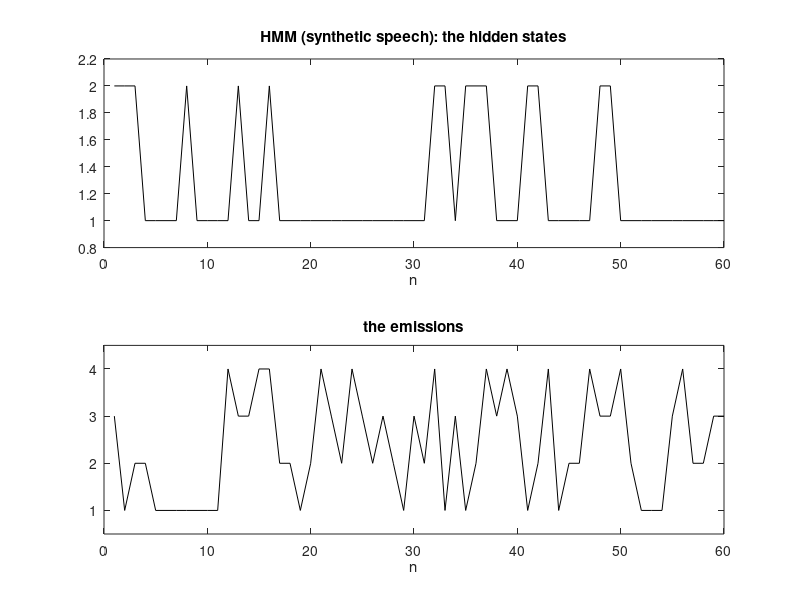

The MATLAB script that drew this image:
% Example of HMM (synthetic speech)
% with 2 states
% each state has 4 emission alternatives

%transition matrix (probabilities)
T=[0.3 0.7;
   0.5 0.5];
%emissions from state 1 (probabilities)
E1=[0.2 0.3 0.2 0.3];
%emissions from state 2 (probabilities)
E2=[0.3 0.3 0.2 0.2];

%initial probabilities
pC=0.6; %consonant (X=1)
pW=0.4; %wovel (X=2)

%initial state
rand('state',sum(100*clock));
u=rand(1);
X=2;
if u<pC, X=1; end; 

%initial emission
u=rand(1);
if X==1,
  if u<E1(1), EM=1; R='W';
   elseif u<(E1(1)+E1(2)), EM=2; R='H';
   elseif u<(E1(1)+E1(2)+E1(3)), EM=3; R='T';
   else EM=4; R='_';
  end;
end;
if X==2,
  if u<E2(1), EM=1; R='A';
   elseif u<(E2(1)+E2(2)), EM=2; R='E';
   elseif u<(E2(1)+E2(2)+E2(3)), EM=3; R='O';
   else EM=4; R='U';
  end;
end;

rX=zeros(1,60); %for state record
rE=zeros(1,60); %for emission record
rX(1)=X;
rE(1)=EM;

%run the process-------------------
for nn=2:60,
  u=rand(1); 
  %state transitions
  if X==1, 
      X=2;
      if u<T(1,1), X=1; end;		    
  end;    
  if X==2,
      X=1;
      if u<T(2,2), X=2; end;
  end;   
  
  %emission
  u=rand(1);
  if X==1,
    if u<E1(1), EM=1; R=[R,'W'];
     elseif u<(E1(1)+E1(2)), EM=2; R=[R,'H'];
     elseif u<(E1(1)+E1(2)+E1(3)), EM=3; R=[R,'T'];
     else EM=4; R=[R,'_'];
    end; 
  end;
  if X==2,
    if u<E2(1), EM=1; R=[R,'A'];
     elseif u<(E2(1)+E2(2)), EM=2; R=[R,'E'];
     elseif u<(E2(1)+E2(2)+E2(3)), EM=3; R=[R,'O'];
     else EM=4; R=[R,'U'];
     end; 
  end;
      
  rX(nn)=X; %store result
  rE(nn)=EM;
  
end;

disp(R); %print result 

%display
subplot(2,1,1)
plot(rX,'k');
title('HMM (synthetic speech): the hidden states');
xlabel('n');
axis([0 60 0.8 2.2]);

subplot(2,1,2)
plot(rE,'k');
axis([0 60 0.5 4.5]);
title('the emissions');
xlabel('n');
